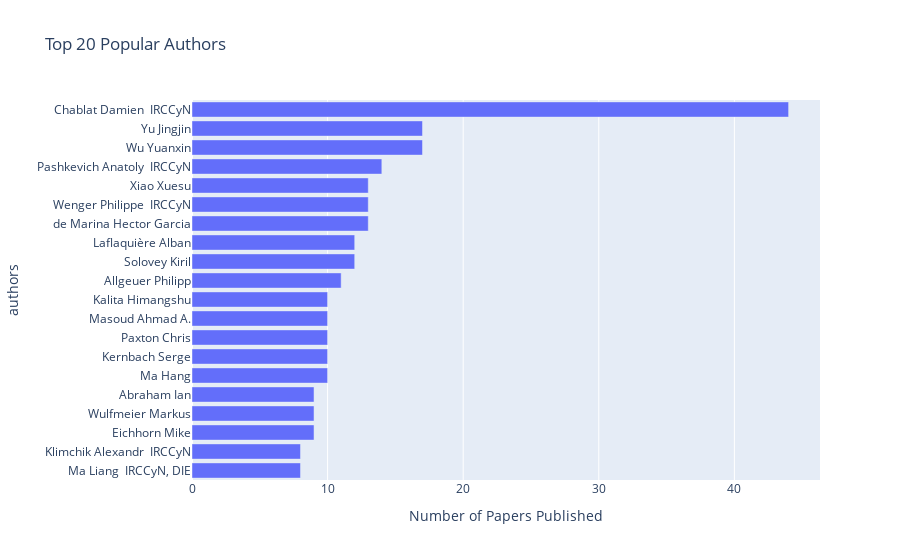

Notebook source saved alongside this figure:
### Markdown cell above
## Who has published most papers in AI ML Space

### Code cell
ai_authors=pd.DataFrame(data['authors'].tolist()).rename(columns={0:'authors'})
papers_by_authors=ai_authors.groupby(['authors']).size().reset_index().rename(columns={0:'Number of Papers Published'}).sort_values("Number of Papers Published",ascending=False).head(20)
px.bar(x="Number of Papers Published",y="authors",data_frame=papers_by_authors.sort_values("Number of Papers Published",ascending=True),title="Top 20 Popular Authors",orientation="h")

### Figure 1 — Plotly figure (JSON) as saved in the notebook; plotly's stock layout.template omitted (floating-point values rounded to 4 significant figures)
{"data": [{"alignmentgroup": "True", "hovertemplate": "Number of Papers Published=%{x}<br>authors=%{y}<extra></extra>", "legendgroup": "", "marker": {"color": "#636efa"}, "name": "", "offsetgroup": "", "orientation": "h", "showlegend": false, "textposition": "auto", "type": "bar", "x": [8, 8, 9, 9, 9, 10, 10, 10, 10, 10, 11, 12, 12, 13, 13, 13, 14, 17, 17, 44], "xaxis": "x", "y": ["Ma Liang  IRCCyN, DIE", "Klimchik Alexandr  IRCCyN", "Eichhorn Mike", "Wulfmeier Markus", "Abraham Ian", "Ma Hang", "Kernbach Serge", "Paxton Chris", "Masoud Ahmad A.", "Kalita Himangshu", "Allgeuer Philipp", "Solovey Kiril", "Laflaquière Alban", "de Marina Hector Garcia", "Wenger Philippe  IRCCyN", "Xiao Xuesu", "Pashkevich Anatoly  IRCCyN", "Wu Yuanxin", "Yu Jingjin", "Chablat Damien  IRCCyN"], "yaxis": "y"}], "layout": {"barmode": "relative", "legend": {"tracegroupgap": 0}, "title": {"text": "Top 20 Popular Authors"}, "xaxis": {"anchor": "y", "domain": [0, 1], "title": {"text": "Number of Papers Published"}}, "yaxis": {"anchor": "x", "domain": [0, 1], "title": {"text": "authors"}}}}
